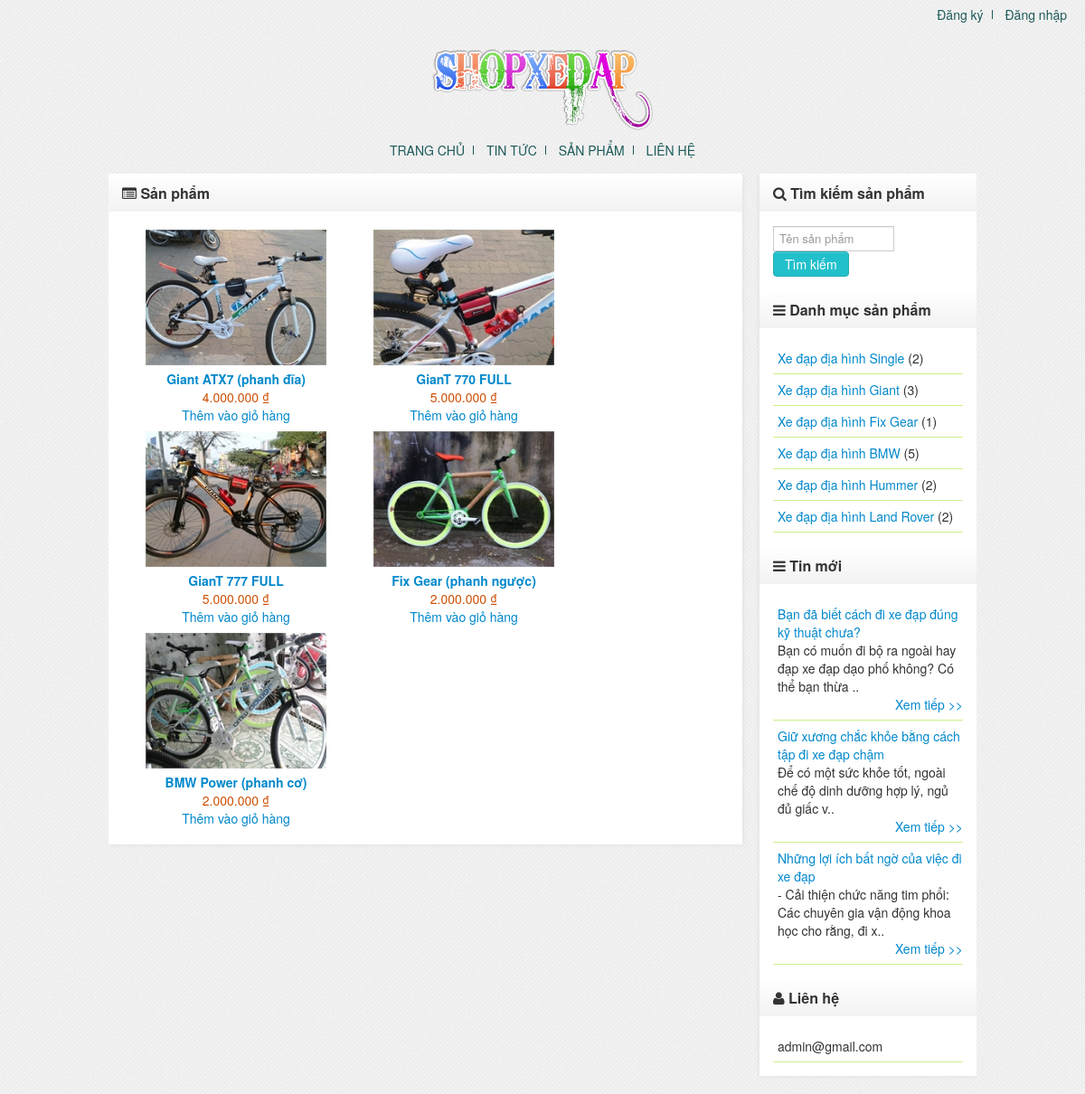
/products.php, run on the app's committed database.
### tables this page shows
CREATE TABLE IF NOT EXISTS `settings` (
  `title` varchar(150) NOT NULL,
  `home` varchar(150) NOT NULL,
  `email` varchar(150) NOT NULL,
  `page` int(11) NOT NULL
);

CREATE TABLE IF NOT EXISTS `products` (
  `id` int(11) NOT NULL AUTO_INCREMENT,
  `pro_name` varchar(150) NOT NULL,
  `cat_id` int(11) NOT NULL,
  `price` float NOT NULL,
  `vat` tinyint(4) NOT NULL,
  `baohanh` varchar(10) NOT NULL,
  `show` varchar(5) NOT NULL,
  `img` varchar(200) NOT NULL,
  `content` text NOT NULL,
  `comment` varchar(5) NOT NULL,
  `created` datetime NOT NULL,
  PRIMARY KEY (`id`),
  KEY `catid_pro` (`cat_id`)
);

CREATE TABLE IF NOT EXISTS `categories` (
  `id` int(11) NOT NULL AUTO_INCREMENT,
  `cat_name` varchar(150) NOT NULL,
  `show` varchar(5) NOT NULL,
  PRIMARY KEY (`id`)
);

CREATE TABLE IF NOT EXISTS `articles` (
  `id` int(11) NOT NULL AUTO_INCREMENT,
  `articles_name` varchar(150) NOT NULL,
  `cat_id` int(11) NOT NULL,
  `show` varchar(5) NOT NULL,
  `content` text NOT NULL,
  `created` datetime NOT NULL,
  `comment` varchar(5) NOT NULL,
  PRIMARY KEY (`id`),
  KEY `catid_art` (`cat_id`)
);

### products.php (the view, shortened to what this page needs)
<?php
    require_once("inc/header.php");
 ?>
<div class="widget">
<?php
    if(isset($_GET['id'])) {
        $id = $_GET['id'];
        $sql = "SELECT * FROM `products` WHERE `show` = 'true' AND `id` = '$id'";
        $result = $connect -> query($sql);
        if($result -> fetch_array(MYSQLI_NUM) == 0) {
            $title = '404';
            echo '<div class="widget-title"><i class="icon-warning-sign"></i>&nbsp;404</div>
    <div class="widget-body"><p align="center">Oops, Trang này không tồn tại<br /><br /><a href="'.$set['home'].'" class="btn">Trở lại</a></p></div>';
        }else {
            $row = $result -> fetch_array(MYSQLI_ASSOC);
            $cat_id = $row['cat_id'];
            $title = $row['pro_name'];
            $query = "SELECT * FROM `categories` WHERE `id` = '$cat_id'";
            $res = $connect -> query($query);
            $rows = $res -> fetch_array(MYSQLI_ASSOC);
            echo '<div style="padding: 10px;"><a href="'.$set['home'].'">Trang chủ</a> > <a href="'.$set['home'].'/categories.php">Danh mục sản phẩm</a> > <a href="'.$set['home'].'/categories.php?id='.$rows['id'].'">'.$rows['cat_name'].'</a> > '.$row['pro_name'].'</div>';
            echo '<div class="widget-title"><i class="icon-list-alt"></i>&nbsp;'.$row['pro_name'].'</div>
    <div class="widget-body">
    <div class="BlockContent">';
            echo '<div style="float: left; margin-right: 20px;">';
            if(empty($row['img']))
                echo '<img src="'.$set['home'].'/admin/files/no-avatar.jpg" alt="*" width="200px" height="150px" />';
            else
                echo '<img src="'.$set['home'].'/admin/files/'.$row['img'].'" alt="*" width="200px" height="150px" />';
            echo '</div><div>';
            echo 'Giá bán: '.number_format($row['price'],0,",",".").'  ₫<br />';
            if($row['vat'] == 1)
                echo 'Đã bao gồm VAT<br />';
            echo 'Bảo hành: '.$row['baohanh'].' năm<br />';
            echo '<a href="cart.php?act=addcart&id='.$row['id'].'">Thêm vào giỏ hàng</a>';
            echo '</div><div style="clear: both"></div></div>';
            echo '<div class="ProductTabs">
            <ul class="TabNav">
            <li class="Active"><strong>Thông tin</strong></li></div>
            <div class="Description">';
            if(empty($row['content']))
                echo 'Không có thông tin cho sản phẩm này';
            else
                echo $row['content'];
                echo '</div></ul>';
            echo '<div class="newsDetail" id="comment">Bình luận';
            $rows_count = ($connect -> query("SELECT COUNT(`id`) as total FROM `products_comment` WHERE `pro_id` = '$id'")) -> fetch_array(MYSQLI_ASSOC);
            $comment_count = $rows_count['total'];
            echo ' ('.$comment_count.')';
            echo '</div>';
            if(empty($account))
                echo '<div class="alert alert-info"><i class="icon-info-sign"></i>&nbsp;Vui lòng <a href="login.php" style="text-decoration: underline;">đăng nhập</a> để bình luận</div>';
            elseif($row['comment'] != 'true')
                echo '<div class="alert alert-info"><i class="icon-info-sign"></i>&nbsp;Chức năng bình luận đã tắt bởi người quản lí</div>';
            else {
                if(isset($_GET['delcomment'])) {
                    $idcomment = $_GET['delcomment'];
                    $connect -> query("DELETE FROM `products_comment` WHERE `pro_id` = '$id' AND `id` = '$idcomment'");
                    header('Location: products.php?id='.$id.'#comment');
                    exits();
                }
                if(isset($_POST['submit'])) {
                    if(empty($_POST['captcha']) OR $_POST['captcha'] != $_SESSION['captcha'])
                        echo '<div class="alert alert-error"><i class="icon-warning-sign"></i>&nbsp;Mã xác nhận không đúng</div>';
                    else {
                        if(empty($_POST['comment']))
                            echo '<div class="alert alert-error"><i class="icon-warning-sign"></i>&nbsp;Bạn chưa nhập bình luận</div>';
                        else {
                            $comment = $_POST['comment'];
                            if(strlen($comment) < 50 OR strlen($comment) > 500)
                                echo '<div class="alert alert-error"><i class="icon-warning-sign"></i>&nbsp;Bình luận phải dài hơn 50 ký tự và nhỏ hơn 500 ký tự</div>';
                            else {
                                $created = date("Y-m-d H:i:s");
                                    $connect -> query("INSERT INTO `products_comment` (`pro_id`, `user_id`, `comment`, `created`) VALUE ('$id', '$users_id', '$comment', '$created')") or die(@mysql_error());
                                header('Location: products.php?id='.$id.'#comment');
                                exits();
                            }
                        }
                    }
                }
                if($account != 'admin') {
            ?>
                    <div class="alert alert-info"><i class="icon-info-sign"></i>&nbsp;Chỉ chấp nhận bình luận bằng tiếng Việt có dấu, những bình luận sai qui định sẽ bị xóa.</div>
                    <form action="" method="POST" name="form1">
                        <textarea name="comment"></textarea><br /><br />
                        <?php
                            $a = rand(1,10);
                            $b = rand(1,10);
                            $_SESSION['captcha'] = $a + $b;
                            echo '<span style="background-color:#ddd;padding:6px;">'.$a.'+'.$b.'=</span>';
                        ?>
                        <input type="text" name="captcha" style="width: 30px;" />
                        <input type="submit" name="submit" value="Bình luận" class="btn" />
                    </form>
            <?php
                }
                $comment_sql = "SELECT * FROM `products_comment` WHERE `pro_id` = '$id' ORDER BY `id` DESC";
                $comment_result = $connect -> query($comment_sql);
                if($comment_result -> fetch_array(MYSQLI_NUM) == 0)
                    echo '<div class="alert alert-info"><i class="icon-info-sign"></i>&nbsp;Chưa có bình luận nào</div>';
                else {
                    while($row_comment = $comment_result -> fetch_array(MYSQLI_ASSOC)) {
                        $row_comment_id = $row_comment['user_id'];
                        $users_comment = ($connect -> query("SELECT `user` FROM `users` WHERE `id` = '$row_comment_id'")) -> fetch_array(MYSQLI_ASSOC);
                        echo '<div class="cat_list"><strong>'.$users_comment['user'].'</strong> '.$row_comment['comment'].' ('.$row_comment['created'].')';
                        if($users_id == $row_comment['user_id'])
                            echo '&nbsp;<a href="?id='.$id.'&delcomment='.$row_comment['id'].'" title="Xóa bình luận"><i class="icon-trash"></i></a>';
                        echo '</div>';
                    }
                }
            }
            echo '<div class="newsDetail">Sản phẩm cùng loại</div>';
            echo '<div class="ProductList">';
            $cat_id = $row['cat_id'];
            $sql = "SELECT * FROM `products` WHERE `show` = 'true' AND `cat_id` = '$cat_id' AND `id` != '$id'";
            $result = $connect -> query($sql);
            if($result -> fetch_array(MYSQLI_NUM) == 0)
                echo '<div class="alert alert-info"><i class="icon-info-sign"></i>&nbsp;Không có sản phẩm cùng loại</div>';
            else {
                echo '<ul>';
                while($row = ($result -> fetch_array(MYSQLI_ASSOC))) {
                    if($row['id'] != $id) {
                        echo '<li class="p">
                        <div class="ProductImage">
                        <a href="?id='.$row['id'].'">';
                        if(empty($row['img']))
                            echo '<img src="'.$set['home'].'/admin/files/no-avatar.jpg" alt="*" width="200px" height="150px" />';
                        else
                            echo '<img src="'.$set['home'].'/admin/files/'.$row['img'].'" alt="*" width="200px" height="150px" />';
                        echo '</a>
                        </div>
                        <div class="ProductDetails"><a href="?id='.$row['id'].'"><strong>'.$row['pro_name'].'</strong></a></div>
                        <div class="ProductPrice">'.number_format($row['price'],0,",",".").'  ₫</div>
                        <div class="ProductActionAdd"><a href="cart.php?act=addcart&id='.$row['id'].'">Thêm vào giỏ hàng</a></div>
                        </li>';
                    }
                }
                echo '</ul>';
            }
            echo '</div>';
            echo '</div>';
        }
    }else {
?>
<div class="widget-title"><i class="icon-list-alt"></i>&nbsp;Sản phẩm</div>
    <div class="widget-body">
	<div class="ProductList">
    <?php
        $display = $set['page'];
        $query = "SELECT COUNT(`id`) as total FROM `products` WHERE `show` = 'true'";
        $res = $connect -> query($query);
        $rows = $res -> fetch_array(MYSQLI_NUM);
        $record = $rows['total'];
        $count = ceil($record/$display);
        if(empty($page) OR $page < 1 OR $page > $count)
            $page = 1;
        $start = ($page-1)*$display;
        $sql = "SELECT * FROM `products` WHERE `show` = 'true' ORDER BY `id` DESC LIMIT $start, $display";
        $result = $connect -> query($sql);
        if($result -> fetch_array(MYSQLI_NUM) == 0)
            echo '<div class="alert alert-info"><i class="icon-info-sign"></i>&nbsp;Chưa có sản phẩm nào</div>';
        else {
            echo '<ul>';
            while($row = $result -> fetch_array(MYSQLI_ASSOC)) {
                echo '<li>
                <div class="ProductImage">
                <a href="?id='.$row['id'].'">';
                if(empty($row['img']))
                    echo '<img src="'.$set['home'].'/admin/files/no-avatar.jpg" alt="*" width="200px" height="150px" />';
                else
                    echo '<img src="'.$set['home'].'/admin/files/'.$row['img'].'" alt="*" width="200px" height="150px" />';
                echo '</a>
                </div>
                <div class="ProductDetails"><a href="?id='.$row['id'].'"><strong>'.$row['pro_name'].'</strong></a></div>
                <div class="ProductPrice">'.number_format($row['price'],0,",",".").'  ₫</div>
                <div class="ProductActionAdd"><a href="cart.php?act=addcart&id='.$row['id'].'">Thêm vào giỏ hàng</a></div>
                </li>';
            }
            echo '</ul>';
        }
    ?>
    </div>
    <?php
    echo '</div>';
    }
 echo '</div>';
    require_once("inc/footer.php");
?>

### inc/header.php (shortened to what this page needs)
<?php
    require_once("connect.php");
	if(isset($_COOKIE['user']))
		$account = $_COOKIE['user'];
	elseif(isset($_SESSION['user']))
		$account = $_SESSION['user'];
	else
		$account = '';
    $set = $connect -> query("SELECT * FROM `settings`") -> fetch_array(MYSQLI_ASSOC);
?>
<!DOCTYPE html PUBLIC "-//W3C//DTD XHTML 1.0 Transitional//EN" "http://www.w3.org/TR/xhtml1/DTD/xhtml1-transitional.dtd">
<html xmlns="http://www.w3.org/1999/xhtml">
<head>
	<link rel="stylesheet" href="<?php echo $set['home']; ?>/themes/style.css" />
	<link rel="stylesheet" href="<?php echo $set['home']; ?>/themes/bootstrap.css" />
	<link rel="stylesheet" href="<?php echo $set['home']; ?>/themes/font-awesome.css" />
</head>
<body>
<div id="header">
	<img src="<?php echo $set['home']; ?>/themes/logo.png" alt="logo" />
	<div id="top_menu">
		<ul>
			<?php
				if(empty($account)) {
					echo '<li class="b_right"><a href="'.$set['home'].'/register.php">Đăng ký</a></li>
			<li><a href="'.$set['home'].'/login.php">Đăng nhập</a></li>';
				}
			?>
		</ul>
	</div>
</div>
<div id="menu_container">
	<ul>
		<li class="b_right"><a href="<?php echo $set['home']; ?>/index.php">Trang chủ</a></li>
		<li class="b_right"><a href="<?php echo $set['home']; ?>/articles.php">Tin tức</a></li>
		<li class="b_right"><a href="<?php echo $set['home']; ?>/products.php">Sản phẩm</a></li>
		<li><a href="<?php echo $set['home']; ?>/contacts.php">Liên hệ</a></li>
	</ul>
</div>
<div id="content">
	<div id="body">

### inc/footer.php (shortened to what this page needs)
<div id="footer"></div>
</div>
<div id="sidebar">
    <div class="widget">
        <div class="widget-title"><i class="icon-search"></i>&nbsp;Tìm kiếm sản phẩm</div>
        <div class="widget-body">
            <form action="<?php echo $set['home']; ?>/search.php" name="form1" method="GET">
                <input type="text" name="key" placeholder="Tên sản phẩm" style="width: 57%"/>
                <input type="submit" class="btn" value="Tìm kiếm"/>
            </form>
        </div>
        <div class="widget-title"><i class="icon-reorder"></i>&nbsp;Danh mục sản phẩm</div>
        <div class="widget-body">
            <?php
            $sql = "SELECT * FROM `categories` WHERE `show` = 'true' ORDER BY `id` DESC";
            $result = $connect->query($sql);
            if ($result->fetch_array(MYSQLI_NUM) == 0)
                echo '<div class="alert alert-info"><i class="icon-info-sign"></i>&nbsp;Chưa có danh mục sản phẩm nào</div>';
            else {
                while ($row = $result->fetch_array(MYSQLI_ASSOC)) {
                    $cat_id = $row['id'];
                    $query = "SELECT COUNT(`id`) as total FROM `products` WHERE `show` = 'true' AND `cat_id` = '$cat_id'";
                    $res = $connect->query($query);
                    $rows = $res->fetch_array(MYSQLI_ASSOC);
                    $count = $rows['total'];
                    echo '<div class="cat_list"><a href="' . $set['home'] . '/categories.php?id=' . $row['id'] . '">' . $row['cat_name'] . '</a> (' . $count . ')</div>';
                }
            }
            ?>
        </div>
        <div class="widget-title"><i class="icon-reorder"></i>&nbsp;Tin mới</div>
        <div class="widget-body">
            <?php
            $sql = "SELECT * FROM `articles` WHERE `show` = 'true' ORDER BY `id` DESC LIMIT 0,5";
            $result = $connect->query($sql);
            if ($result->fetch_array(MYSQLI_NUM) == 0)
                echo '<div class="alert alert-info"><i class="icon-info-sign"></i>&nbsp;Chưa có tin tức nào</div>';
            else {
                echo '<marquee  behavior="scroll" scrollamount="2" direction="up" onmouseover="this.stop()" onmouseout="this.start()">';
                while ($row = $result->fetch_array(MYSQLI_ASSOC)) {
                    echo '<div class="cat_list"><a href="' . $set['home'] . '/articles.php?id=' . $row['id'] . '">' . $row['articles_name'] . '</a><div class="shortdesc">' . substr($row['content'], 0, 100) . '..</div><span style="float: right;"><a href="#">Xem tiếp >></a></span><br /></div>';
                }
                echo '</marquee>';
            }
            ?>
        </div>
        <div class="widget-title"><i class="icon-user"></i>&nbsp;Liên hệ</div>
        <div class="widget-body">
            <div class="cat_list"><?php echo $set['email']; ?></div>
        </div>
    </div>
</div>
</body>
</html>

### data on the page
settings: home (picture), email "admin@gmail.com"
products: img.home (picture), pro_name "Giant ATX7 (phanh đĩa)", price "4.000.000"
products: img.home (picture), pro_name "GianT 770 FULL", price "5.000.000"
products: img.home (picture), pro_name "GianT 777 FULL", price "5.000.000"
products: img.home (picture), pro_name "Fix Gear (phanh ngược)", price "2.000.000"
products: img.home (picture), pro_name "BMW Power (phanh cơ)", price "2.000.000"
categories: cat_name "Xe đạp địa hình Single", count "2"
categories: cat_name "Xe đạp địa hình Giant", count "3"
categories: cat_name "Xe đạp địa hình Fix Gear", count "1"
categories: cat_name "Xe đạp địa hình BMW", count "5"
categories: cat_name "Xe đạp địa hình Hummer", count "2"
categories: cat_name "Xe đạp địa hình Land Rover", count "2"
articles: articles_name "Bạn đã biết cách đi xe đạp đúng kỹ thuật chưa?", content "Bạn có muốn đi bộ ra ngoài hay đạp xe đạp dạo phố không? Có thể bạn thừa"
articles: articles_name "Giữ xương chắc khỏe bằng cách tập đi xe đạp chậm", content "Để có một sức khỏe tốt, ngoài chế độ dinh dưỡng hợp lý, ngủ đủ giấc v"
articles: articles_name "Những lợi ích bất ngờ của việc đi xe đạp", content "- Cải thiện chức năng tim phổi: Các chuyên gia vận động khoa học cho rằng, đi x"
